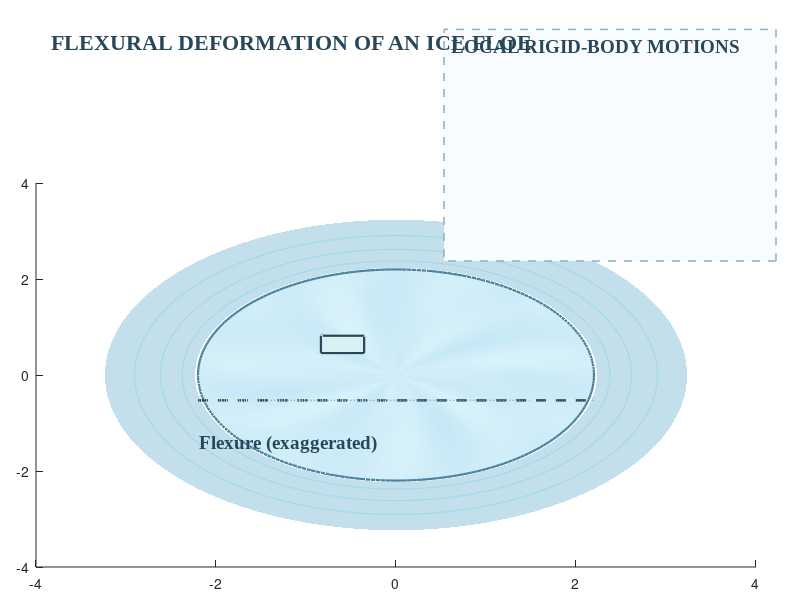

Here is the MATLAB script that generated this plot: (Note: this script raises an error after producing the figure.)
%% ICE-FLOE FLEXURE AND SIX RIGID-BODY MOTIONS
% Self-contained MATLAB figure. No toolboxes or external files required.
% Run this script to save a PNG and PDF in the current directory.
%
% The flexure is deliberately exaggerated for illustration; it is NOT
% the deflection obtained from the hydroelastic EMM.
% The six arrows describe rigid-body kinematic directions (surge, sway,
% heave, roll, pitch, yaw); they do not imply that every small patch has
% six independent degrees of freedom.
%
% Compatible with MATLAB R2018b+ (local functions in scripts).

clearvars; close all; clc;

%% ----------------------- ADJUST THESE -------------------------------
R        = 2.2;         % illustrated floe radius (arbitrary scale)
plateH   = 0.22;        % visible plate thickness
bendAmp  = 0.49;        % centre-to-rim bending contrast; increase to bend more
warpAmp  = 0.05;        % small nonaxisymmetric deformation
viewMain = [-37, 24];   % 3-D camera azimuth and elevation, degrees
viewZoom = [-38, 22];

% Ice/water palette: muted blues rather than saturated primary colours
iceTop   = [0.89 0.97 0.99];
iceEdge  = [0.62 0.83 0.91];
iceLine  = [0.29 0.51 0.62];
water    = [0.48 0.73 0.83];
ink      = [0.16 0.28 0.35];
surgeCol = [0.16 0.52 0.43];  % sea green: x
swayCol  = [0.84 0.49 0.18];  % ochre: y
heaveCol = [0.16 0.43 0.72];  % ocean blue: z

% Illustrative vertical deflection field (quadratic bowl + mild angular term)
% The centre goes downward and rim upward. Not an EMM mode shape.
w = @(x,y) bendAmp*((x.^2+y.^2)/R^2-0.52) ...
           + warpAmp*(x.^2-y.^2)/R^2;

%% --------------------- FIGURE AND LAYOUT ----------------------------
fig = figure('Color','w','Position',[80 60 1450 900]);
set(fig,'Renderer','opengl');

% Soft panel behind the local rigid element
annotation(fig,'rectangle',[0.555 0.565 0.415 0.386], ...
    'Color',[0.57 0.71 0.77],'LineStyle','--','LineWidth',1.15, ...
    'FaceColor',[0.974 0.990 0.996]);
annotation(fig,'textbox',[0.565 0.911 0.39 0.035], ...
    'String','LOCAL RIGID-BODY MOTIONS', ...
    'EdgeColor','none','Color',ink,'FontWeight','bold', ...
    'FontName','Times New Roman','FontSize',14,'HorizontalAlignment','center');
annotation(fig,'textbox',[0.065 0.916 0.41 0.045], ...
    'String','FLEXURAL DEFORMATION OF AN ICE FLOE', ...
    'EdgeColor','none','Color',ink,'FontWeight','bold', ...
    'FontName','Times New Roman','FontSize',16);

%% ---------------------- LARGE FLEXING FLOE -------------------------
ax1 = axes('Parent',fig,'Position',[0.045 0.055 0.90 0.64]);
hold(ax1,'on');

% Annular water surface around the ice disc (so water does not hide the ice)
th = linspace(0,2*pi,241);
rr = linspace(1.015*R,1.47*R,38);
[Tw,Rw] = meshgrid(th,rr);
Xw = Rw.*cos(Tw); Yw = Rw.*sin(Tw);
Zw = -0.40 + 0.025*sin(4*Xw+3*Yw) + 0.018*cos(7*Yw-2*Xw);
surf(ax1,Xw,Yw,Zw,'FaceColor',water,'FaceAlpha',0.46, ...
    'EdgeColor','none');

% Concentric water ripples, subtle and not distracting
for factor = [1.08,1.19,1.32]
    cx = factor*R*cos(th); cy = factor*R*sin(th);
    cz = -0.40 + 0.025*sin(4*cx+3*cy) + 0.018*cos(7*cy-2*cx)+0.006;
    plot3(ax1,cx,cy,cz,'Color',[0.62 0.85 0.91],'LineWidth',0.8);
end

% Dense polar surface mesh for a smooth continuously bent ice plate
[Theta,Rho] = meshgrid(th,linspace(0,R,66));
X = Rho.*cos(Theta); Y = Rho.*sin(Theta);
Z = w(X,Y);
texture = 0.55 + 0.15*sin(7*Theta).*sin(3*Rho/R) ...
               + 0.07*cos(11*Theta+5*Rho/R);
texture = max(0,min(1,texture));
iceMap = [linspace(0.72,iceTop(1),128)', ...
          linspace(0.88,iceTop(2),128)', ...
          linspace(0.95,iceTop(3),128)'];
colormap(ax1,iceMap); caxis(ax1,[0 1]);

% Lower surface first, then the curved side wall and top surface
surf(ax1,X,Y,Z-plateH,'FaceColor',iceEdge,'EdgeColor','none');
xe = R*cos(th); ye = R*sin(th); ze = w(xe,ye);
surf(ax1,[xe;xe],[ye;ye],[ze;ze-plateH], ...
    'FaceColor',iceEdge,'EdgeColor','none');
surf(ax1,X,Y,Z,texture,'FaceColor','interp','EdgeColor','none');
plot3(ax1,xe,ye,ze,'Color',iceLine,'LineWidth',1.6);

% One meridional profile emphasises the curvature. A faint horizontal
% reference line makes its displacement relative to a flat plate obvious.
xx = linspace(-R,R,240); yy = -0.24*R*ones(size(xx));
zz = w(xx,yy);
plot3(ax1,xx,yy,zz+0.022,'--','Color',ink,'LineWidth',1.8);
plot3(ax1,xx,yy,0.015*ones(size(xx)),':', ...
    'Color',[0.47 0.60 0.65],'LineWidth',1.0);

% A highlighted physical patch, linked schematically to the inset
px = -0.27*R + [-0.24 0.24 0.24 -0.24];
py =  0.29*R + [-0.18 -0.18 0.18 0.18];
pz = w(px,py)+0.027;
patch(ax1,px,py,pz,[0.85 0.94 0.95],'FaceAlpha',0.96, ...
    'EdgeColor',ink,'LineWidth',1.6);

% Bent-plate annotations (keep text in figure margin, not on ice)
text(ax1,-2.18,-1.42,0.54,'Flexure (exaggerated)', ...
    'FontName','Times New Roman','FontSize',14,'FontWeight','bold', ...
    'Color',ink,'Clipping','off');
arrow3(ax1,[-1.87,-1.31,0.34],[-1.47,-0.9,w(-1.47,-0.9)+0.07],ink,1.8);
arrow3(ax1,[0,-0.55,0.05],[0,-0.55,w(0,-0.55)-0.13],heaveCol,2.2);

axis(ax1,'equal'); axis(ax1,'off');
xlim(ax1,[-1.50*R 1.50*R]); ylim(ax1,[-1.48*R 1.48*R]);
zlim(ax1,[-0.9 0.9]);
daspect(ax1,[1 1 0.64]);  % accentuates vertical deformation
view(ax1,viewMain);
lighting(ax1,'gouraud'); camlight(ax1,'headlight');

%% ---------------------- ZOOMED RIGID ELEMENT -----------------------
ax2 = axes('Parent',fig,'Position',[0.577 0.585 0.360 0.292], ...
    'Color','none');
hold(ax2,'on');

% Cuboidal representative ice element (the local coordinate frame)
V = [-0.30 -0.26 -0.10; 0.30 -0.26 -0.10; ...
      0.30  0.26 -0.10;-0.30  0.26 -0.10; ...
     -0.30 -0.26  0.18; 0.30 -0.26  0.18; ...
      0.30  0.26  0.18;-0.30  0.26  0.18];
faces = [1 2 3 4; 5 6 7 8; 1 2 6 5; ...
         2 3 7 6; 3 4 8 7; 4 1 5 8];
faceColors = [iceEdge;iceTop; 0.68 0.86 0.93; ...
              0.62 0.81 0.89; 0.78 0.92 0.96; 0.66 0.84 0.91];
for f = 1:6
    patch(ax2,'Vertices',V,'Faces',faces(f,:), ...
        'FaceColor',faceColors(f,:),'EdgeColor',iceLine, ...
        'LineWidth',0.95,'FaceAlpha',0.99);
end

% The translation arrows are EXACTLY parallel to +x,+y,+z respectively.
% In particular, sway is +y, NOT -x as in the early illustration.
arrow3(ax2,[0.30,-0.05,0.02],[1.12,-0.05,0.02],surgeCol,2.7);
arrow3(ax2,[-0.08,0.26,0.04],[-0.08,1.13,0.04],swayCol,2.7);
arrow3(ax2,[-0.08,-0.08,0.18],[-0.08,-0.08,1.14],heaveCol,2.7);

% Curved rotational arrows: roll about x, pitch about y, yaw about z.
rotationArrow(ax2,[0.73, 0.00,0.05],'x',0.29,surgeCol);
rotationArrow(ax2,[0.00,-0.77,0.06],'y',0.29,swayCol);
rotationArrow(ax2,[0.00, 0.00,0.48],'z',0.38,heaveCol);

% DOF labels, in matching ice/ocean-related colours
lab(ax2,[1.24,-0.05,0.02],'Surge  (+x)',surgeCol);
lab(ax2,[-0.08,1.29,0.06],'Sway  (+y)',swayCol);
lab(ax2,[-0.08,-0.08,1.33],'Heave  (+z)',heaveCol);
lab(ax2,[0.86,-0.40,-0.32],'Roll  (about x)',surgeCol);
lab(ax2,[-0.34,-1.07,0.23],'Pitch  (about y)',swayCol);
lab(ax2,[0.40,0.38,0.65],'Yaw  (about z)',heaveCol);

% Small coordinate triad: direction and label agree with the DOF arrows
O = [-0.92,-0.85,-0.32];
len = 0.35;
arrow3(ax2,O,O+[len 0 0],ink,1.5);
arrow3(ax2,O,O+[0 len 0],ink,1.5);
arrow3(ax2,O,O+[0 0 len],ink,1.5);
lab(ax2,O+[1.18*len 0 0],'x',ink);
lab(ax2,O+[0 1.18*len 0],'y',ink);
lab(ax2,O+[0 0 1.18*len],'z',ink);

axis(ax2,'equal'); axis(ax2,'off');
xlim(ax2,[-1.48 1.75]); ylim(ax2,[-1.42 1.61]);
zlim(ax2,[-0.55 1.53]);
daspect(ax2,[1 1 0.9]);
view(ax2,viewZoom);

% Schematic connector (edit these two coordinate pairs if repositioning)
annotation(fig,'line',[0.43 0.56],[0.52 0.64], ...
    'LineStyle','--','Color',[0.40 0.57 0.64],'LineWidth',1.25);

annotation(fig,'textbox',[0.51 0.029 0.46 0.026], ...
    'String','Illustrative flexure, not a computed hydroelastic eigenmode', ...
    'EdgeColor','none','HorizontalAlignment','right', ...
    'Color',[0.42 0.53 0.60],'FontName','Times New Roman','FontSize',10);

%% -------------------------- SAVE -----------------------------------
% Native MATLAB .fig is editable; PDF is convenient for LaTeX.
savefig(fig,'ice_floe_flexure_6dof.fig');
if exist('exportgraphics','file')
    exportgraphics(fig,'ice_floe_flexure_6dof.png','Resolution',300);
    exportgraphics(fig,'ice_floe_flexure_6dof.pdf','ContentType','image', ...
        'Resolution',300);
else
    print(fig,'ice_floe_flexure_6dof','-dpng','-r300');
    print(fig,'ice_floe_flexure_6dof','-dpdf','-r300');
end

%% -------------------- LOCAL DRAWING FUNCTIONS ----------------------
function arrow3(ax,p0,p1,col,lw)
    d = p1-p0;
    quiver3(ax,p0(1),p0(2),p0(3),d(1),d(2),d(3),0, ...
        'LineWidth',lw,'Color',col,'MaxHeadSize',0.55, ...
        'AutoScale','off');
end

function rotationArrow(ax,c,which,r,col)
    a = linspace(-0.75*pi,0.67*pi,90);
    switch lower(which)
        case 'x'  % yz plane, axis of rotation = x
            P = [c(1)*ones(size(a)); c(2)+r*cos(a); c(3)+r*sin(a)];
        case 'y'  % xz plane, axis of rotation = y
            P = [c(1)+r*cos(a); c(2)*ones(size(a)); c(3)+r*sin(a)];
        case 'z'  % xy plane, axis of rotation = z
            P = [c(1)+r*cos(a); c(2)+r*sin(a); c(3)*ones(size(a))];
    end
    plot3(ax,P(1,:),P(2,:),P(3,:),'Color',col,'LineWidth',2.3);
    tang = P(:,end)-P(:,end-8);
    tang = 0.18*tang/norm(tang);
    tip = P(:,end);
    arrow3(ax,tip-tang,tip,col,2.4);
end

function lab(ax,xyz,str,col)
    text(ax,xyz(1),xyz(2),xyz(3),str, ...
        'FontName','Times New Roman','FontSize',11, ...
        'FontWeight','bold','Color',col, ...
        'HorizontalAlignment','center','Clipping','off');
end
